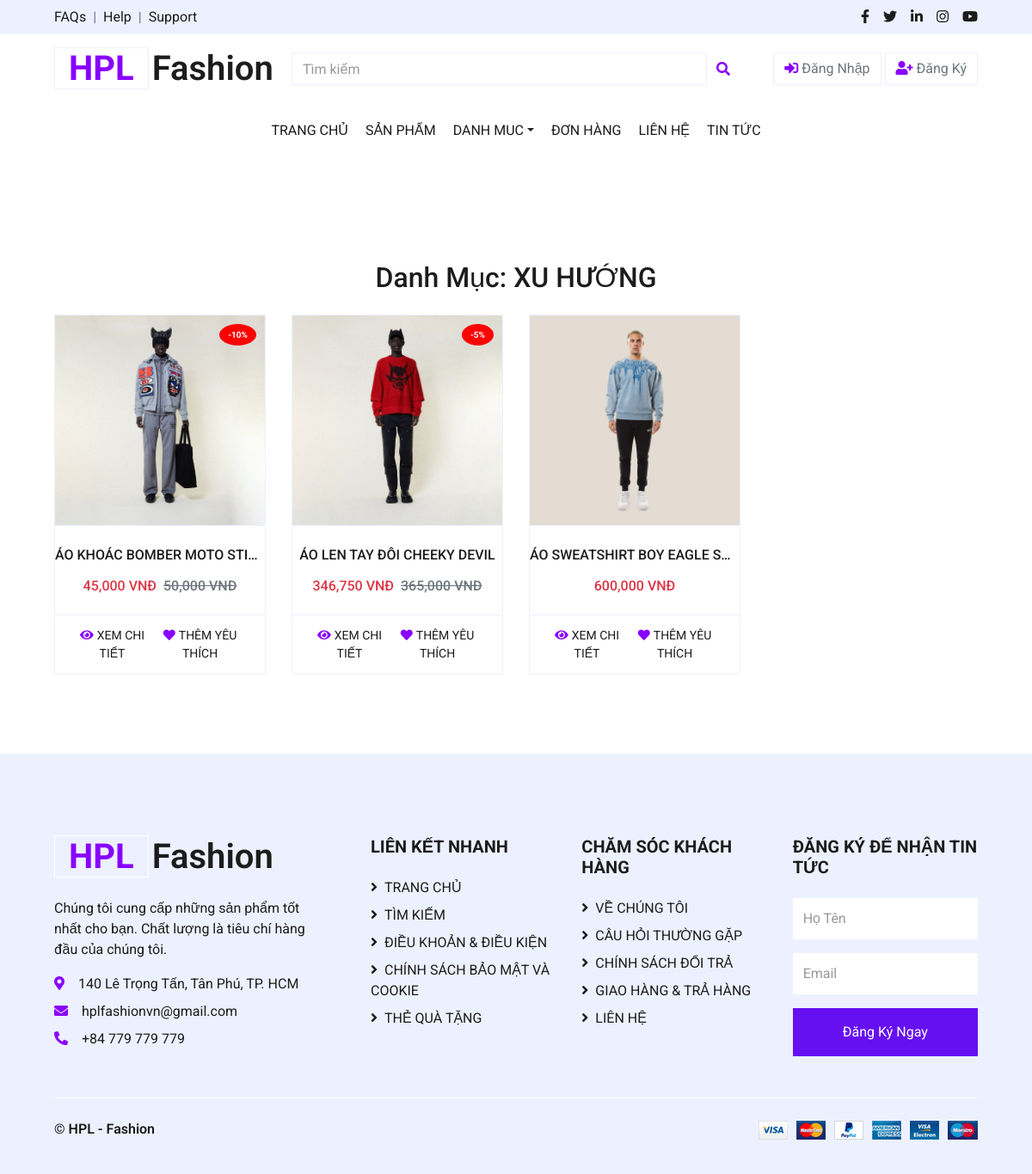
Screenshot of /views/collection.php?category_id=1 with the database file from the repository.
### tables this page shows
CREATE TABLE `categories` (
  `category_id` int NOT NULL,
  `category_name` varchar(255) NOT NULL,
  `category_image` varchar(250) NOT NULL
);

CREATE TABLE `products` (
  `product_id` int NOT NULL,
  `product_name` varchar(255) NOT NULL,
  `price` int NOT NULL,
  `category_id` int DEFAULT NULL,
  `subcategory_id` int NOT NULL,
  `image` varchar(255) DEFAULT NULL,
  `image2` varchar(255) DEFAULT NULL,
  `image3` varchar(255) DEFAULT NULL,
  `description` varchar(255) DEFAULT NULL,
  `size` text,
  `discount` int DEFAULT '0',
  `type_id` int DEFAULT NULL,
  `view_count` int DEFAULT '0',
  `created_at` datetime DEFAULT CURRENT_TIMESTAMP
);

### config/Database.php (called while the page is built, shortened)
<?php
class Database {
    private static $servername = "localhost";
    private static $username = "root";
    private static $password = "";
    private static $dbname = "shopthoitrang";
    private static $conn = null;
    public static function getConnection() {
        if (self::$conn === null) {
            self::$conn = new mysqli(self::$servername, self::$username, self::$password, self::$dbname);
        }
        return self::$conn;
    }
    public static function query($sql) {
        $conn = self::getConnection();
        return $conn->query($sql);
    }
}
?>

### views/collection.php (the view, shortened to what this page needs)
<?php
include('../config/database.php');
$category_id = isset($_GET['category_id']) ? (int)$_GET['category_id'] : 0;
$category_query = Database::query("SELECT category_name FROM categories WHERE category_id = $category_id");
$category = $category_query->fetch_array();
$category_name = $category['category_name'];
$product_query = Database::query("SELECT * FROM products WHERE category_id = $category_id");
?>
<!DOCTYPE html>
<html lang="en">
<head>
    <link href="https://cdnjs.cloudflare.com/ajax/libs/font-awesome/5.10.0/css/all.min.css" rel="stylesheet">
    <link href="../css/style.css" rel="stylesheet">
</head>
<body>
    <?php include '../includes/header.php'; ?>
    <div class="container-fluid pt-5">
        <h2 class="text-center mb-4">Danh Mục: <?= $category_name ?></h2>
        <div class="row px-xl-5 pb-3">
            <?php if ($product_query->num_rows > 0): ?>
                <?php while ($product = $product_query->fetch_assoc()): ?>
                    <div class="col-lg-3 col-md-6 col-sm-12 pb-1">
                        <div class="card product-item border-0 mb-4">
                            <div class="card-header product-img position-relative overflow-hidden bg-transparent border p-0">
                                <?php $imagePath = (substr($product['image'], 0, 4) == 'http') ? $product['image'] : '../assets/img_product/' . $product['image']; ?>
                                <img class="img-fluid w-100" src="<?= $imagePath ?>" alt="<?= $product['product_name'] ?>">
                                <?php if ($product['discount'] > 0): ?>
                                    <div class="discount-badge position-absolute">
                                        -<?= $product['discount'] ?>%
                                    </div>
                                <?php endif; ?>
                            </div>
                            <div class="card-body border-left border-right text-center p-0 pt-4 pb-3">
                                <h6 class="text-truncate mb-3"><?= $product['product_name'] ?></h6>
                                <div class="d-flex justify-content-center">
                                    <?php
                                    $discount = $product['discount'];
                                    $discounted_price = $product['price'] * (1 - $discount / 100);
                                    ?>
                                    <h6 class="text-danger"><?= number_format($discounted_price) ?> VNĐ</h6>
                                    <?php if ($discount > 0): ?>
                                        <h6 class="text-muted ml-2"><del><?= number_format($product['price']) ?> VNĐ</del></h6>
                                    <?php endif; ?>
                                </div>
                            </div>
                            <div class="card-footer d-flex justify-content-between bg-light border">
                                <a href="detail.php?id=<?= $product['product_id'] ?>" class="btn btn-sm text-dark p-0">
                                    <i class="fas fa-eye text-primary mr-1"></i>XEM CHI TIẾT
                                </a>
                                <form method="POST" action="" class="d-flex align-items-center">
                                    <button type="submit" name="add_to_favorites" class="btn btn-sm text-dark p-0 bg-white">
                                        <i class="fas fa-heart text-primary mr-1"></i>THÊM YÊU THÍCH
                                    </button>
                                </form>
                            </div>
                        </div>
                    </div>
                <?php endwhile; ?>
            <?php else: ?>
                <p class="text-center">Không có sản phẩm nào trong danh mục này.</p>
            <?php endif; ?>
        </div>
    </div>
    <?php include '../includes/footer.php'; ?>
</body>
</html>

### views/collection.php (style rules this page uses)
.discount-badge { top: 10px; right: 10px; background-color: red; color: white; font-size: 10px; font-weight: bold; padding: 5px 10px; border-radius: 50%; z-index: 10; }

### rows the page displays
categories: category_name "XU HƯỚNG"
products: image (picture), discount "10", product_name "ÁO KHOÁC BOMBER MOTO STI…", discounted_price "45,000", price "50,000"
products: image (picture), discount "5", product_name "ÁO LEN TAY ĐÔI CHEEKY DEVIL", discounted_price "346,750", price "365,000"
products: image (picture), product_name "ÁO SWEATSHIRT BOY EAGLE S…", discounted_price "600,000"
